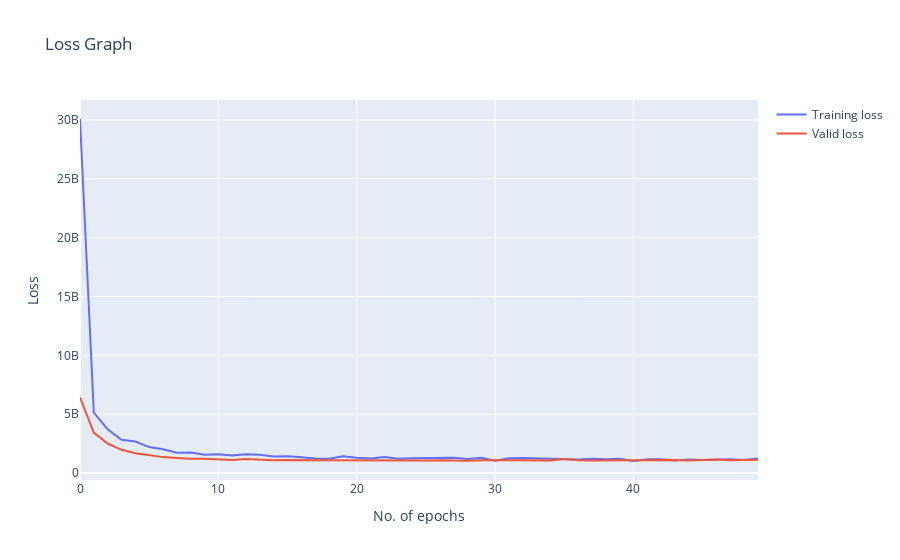

Notebook code for this chart:
### Code cell
# Plot loss graph
fig = go.Figure()
fig.add_trace(go.Scatter(x=list(range(num_epochs)),
                         y=list_errors_train,
                         name="Training loss"))
fig.add_trace(go.Scatter(x=list(range(num_epochs)),
                         y=list_errors_valid,
                         name="Valid loss"))
fig.update_layout(title="Loss Graph",
                  xaxis_title="No. of epochs",
                  yaxis_title="Loss")
plotly.offline.iplot(fig)
